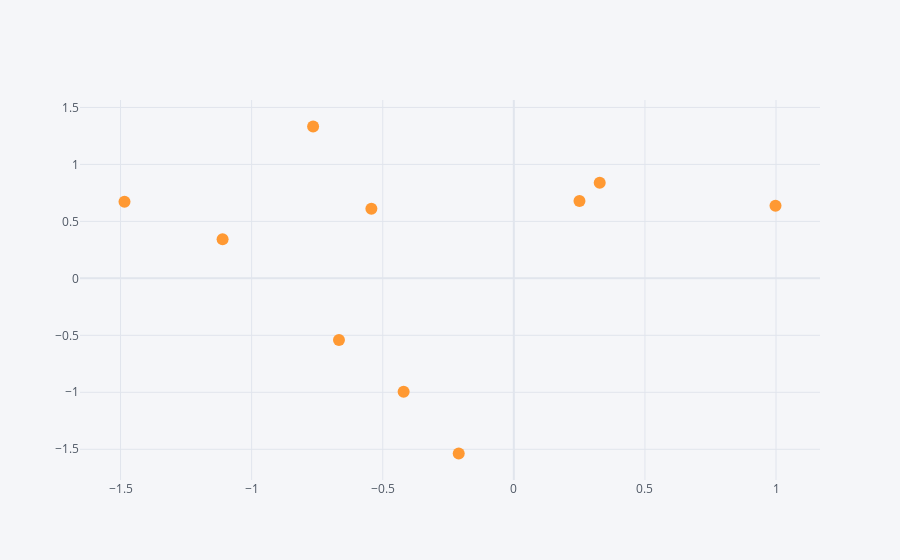

Source (notebook cell):
### Code cell
df.iplot(x='id', y='salary', kind='scatter', mode='markers')

### Figure 1 — Plotly figure (JSON) as saved in the notebook; plotly's stock layout.template omitted (floating-point values rounded to 4 significant figures)
{"data": [{"line": {"color": "rgba(255, 153, 51, 1.0)", "dash": "solid", "shape": "linear", "width": 1.3}, "marker": {"size": 12, "symbol": "circle"}, "mode": "markers", "name": "salary", "text": "", "type": "scatter", "x": [-1.111, -1.485, -0.2102, -0.7655, 0.2503, -0.4203, -0.5433, 0.3276, 0.998, -0.6669], "y": [0.3441, 0.6717, -1.537, 1.333, 0.6784, -0.996, 0.611, 0.8384, 0.6376, -0.5405]}], "layout": {"legend": {"bgcolor": "#F5F6F9", "font": {"color": "#4D5663"}}, "paper_bgcolor": "#F5F6F9", "plot_bgcolor": "#F5F6F9", "title": {"font": {"color": "#4D5663"}}, "xaxis": {"gridcolor": "#E1E5ED", "showgrid": true, "tickfont": {"color": "#4D5663"}, "title": {"font": {"color": "#4D5663"}, "text": ""}, "zerolinecolor": "#E1E5ED"}, "yaxis": {"gridcolor": "#E1E5ED", "showgrid": true, "tickfont": {"color": "#4D5663"}, "title": {"font": {"color": "#4D5663"}, "text": ""}, "zerolinecolor": "#E1E5ED"}}}
